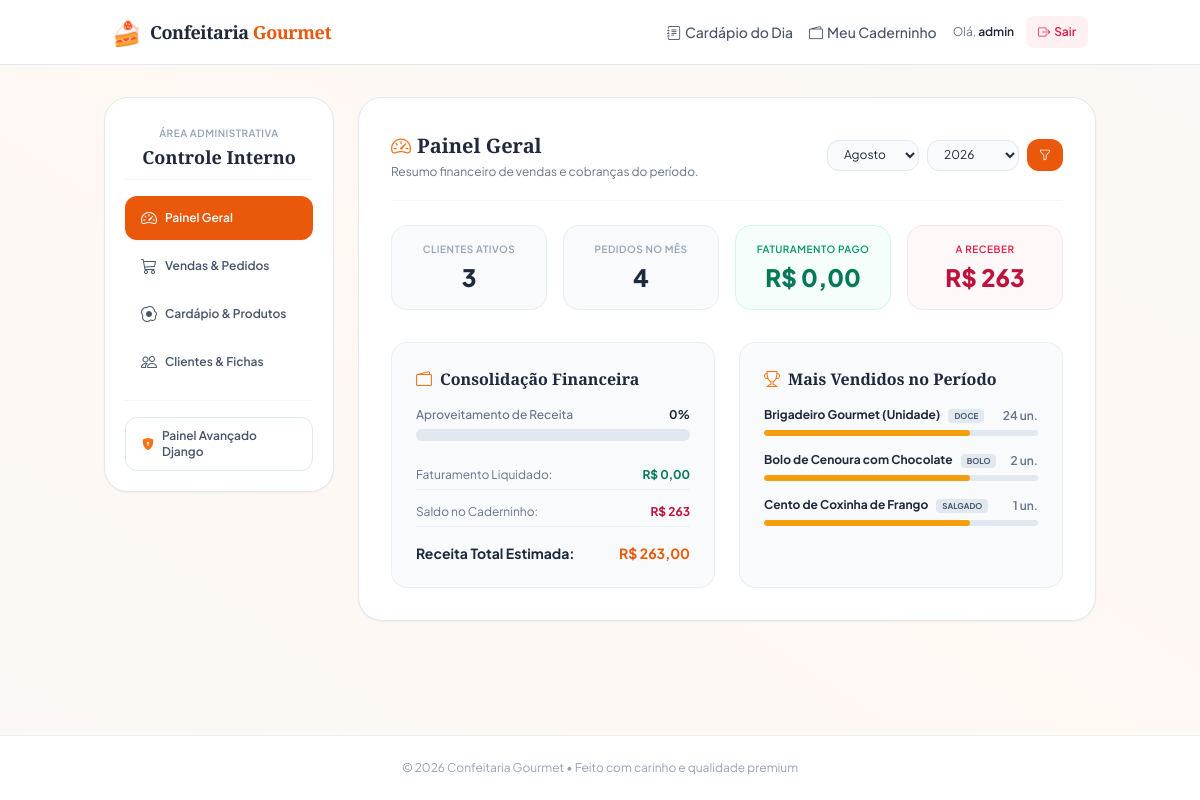
Screenshot of /painel/ (signed in) with the database file from the repository.
### caderninho/models.py (models this page shows, shortened)
class Produto(models.Model):
    CATEGORIA_CHOICES = [
        ('DOCE', 'Doce'),
        ('SALGADO', 'Salgado'),
        ('BOLO', 'Bolo'),
    ]
    nome = models.CharField(
        max_length=150,
        verbose_name="Nome do Produto"
    )
    categoria = models.CharField(
        max_length=10,
        choices=CATEGORIA_CHOICES,
        verbose_name="Categoria"
    )
    preco = models.DecimalField(
        max_length=10,
        max_digits=10,
        decimal_places=2,
        verbose_name="Preço Unitário"
    )
    descricao = models.TextField(
        blank=True,
        null=True,
        verbose_name="Descrição"
    )
    imagem = models.ImageField(
        upload_to='produtos/',
        blank=True,
        null=True,
        verbose_name="Imagem do Produto"
    )
    disponivel_hoje = models.BooleanField(
        default=True,
        verbose_name="Disponível Hoje"
    )
    limite_diario = models.PositiveIntegerField(
        default=0,
        help_text="Defina como 0 para produção ilimitada.",
        verbose_name="Limite de Produção Diário"
    )
    class Meta:
        verbose_name = "Produto"
        verbose_name_plural = "Produtos"
        ordering = ['nome']

### caderninho/views.py (the view)
# urls.py: path('painel/', views.admin_dashboard, name='admin_dashboard'),
@staff_member_required
def admin_dashboard(request):
    hoje = timezone.localtime(timezone.now())
    mes_str = request.GET.get('mes', str(hoje.month))
    ano_str = request.GET.get('ano', str(hoje.year))
    try:
        mes = int(mes_str)
        ano = int(ano_str)
    except ValueError:
        mes = hoje.month
        ano = hoje.year
    dados = obter_dados_dashboard(mes=mes, ano=ano)
    meses = [
        (1, 'Janeiro'), (2, 'Fevereiro'), (3, 'Março'), (4, 'Abril'),
        (5, 'Maio'), (6, 'Junho'), (7, 'Julho'), (8, 'Agosto'),
        (9, 'Setembro'), (10, 'Outubro'), (11, 'Novembro'), (12, 'Dezembro')
    ]
    anos = range(hoje.year - 2, hoje.year + 2)
    context = {
        **dados,
        'meses_list': meses,
        'anos_list': anos,
        'mes_atual_filtro': mes,
        'ano_atual_filtro': ano,
    }
    return render(request, 'caderninho/admin_dashboard.html', context)

### caderninho/views.py (called while the page is built)
def staff_member_required(view_func):
    decorator = user_passes_test(
        lambda u: u.is_active and u.is_staff,
        login_url='admin_login'
    )
    return decorator(view_func)

### caderninho/templates/caderninho/admin_dashboard.html (shortened to what this page needs)
{% extends 'caderninho/admin_base.html' %}
{% block admin_content %}
<div class="bg-white border border-slate-200 rounded-3xl p-6 sm:p-8 shadow-sm">
  <div class="flex flex-col sm:flex-row sm:items-center sm:justify-between gap-4 border-b border-slate-100 pb-5 mb-6">
    <div>
      <h2 class="text-xl font-serif font-bold text-slate-800 flex items-center gap-1.5 mt-0.5">
        <i class="bi bi-speedometer2 text-orange-500"></i> Painel Geral
      </h2>
      <p class="text-xs text-slate-500 mt-1">Resumo financeiro de vendas e cobranças do período.</p>
    </div>
    <form method="get" action="{% url 'admin_dashboard' %}" class="flex items-center gap-2">
      <select name="mes" class="bg-slate-50 border border-slate-200 rounded-xl px-3 py-1.5 text-xs text-slate-800 focus:outline-none focus:ring-2 focus:ring-orange-500 focus:bg-white transition">
        {% for num, nome_mes in meses_list %}
          <option value="{{ num }}" {% if num == mes_atual_filtro %}selected{% endif %}>{{ nome_mes }}</option>
        {% endfor %}
      </select>
      <select name="ano" class="bg-slate-50 border border-slate-200 rounded-xl px-3 py-1.5 text-xs text-slate-800 focus:outline-none focus:ring-2 focus:ring-orange-500 focus:bg-white transition">
        {% for a in anos_list %}
          <option value="{{ a }}" {% if a == ano_atual_filtro %}selected{% endif %}>{{ a }}</option>
        {% endfor %}
      </select>
      <button type="submit" class="bg-orange-600 hover:bg-orange-700 text-white font-semibold text-xs px-3 py-2 rounded-xl shadow-sm transition">
        <i class="bi bi-funnel"></i>
      </button>
    </form>
  </div>
  <div class="grid grid-cols-2 md:grid-cols-4 gap-4 mb-8">
    <div class="bg-slate-50 border border-slate-200/60 p-4 rounded-2xl text-center">
      <span class="text-[10px] font-semibold text-slate-400 uppercase tracking-wider block">Clientes Ativos</span>
      <strong class="text-xl sm:text-2xl font-extrabold text-slate-800 block mt-1">{{ total_clientes }}</strong>
    </div>
    <div class="bg-slate-50 border border-slate-200/60 p-4 rounded-2xl text-center">
      <span class="text-[10px] font-semibold text-slate-400 uppercase tracking-wider block">Pedidos no Mês</span>
      <strong class="text-xl sm:text-2xl font-extrabold text-slate-800 block mt-1">{{ total_pedidos }}</strong>
    </div>
    <div class="bg-emerald-50/50 border border-emerald-100 p-4 rounded-2xl text-center">
      <span class="text-[10px] font-semibold text-emerald-600 uppercase tracking-wider block">Faturamento Pago</span>
      <strong class="text-xl sm:text-2xl font-extrabold text-emerald-700 block mt-1">R$ {{ faturamento_pago }}</strong>
    </div>
    <div class="bg-rose-50/50 border border-rose-100 p-4 rounded-2xl text-center">
      <span class="text-[10px] font-semibold text-rose-600 uppercase tracking-wider block">A Receber</span>
      <strong class="text-xl sm:text-2xl font-extrabold text-rose-700 block mt-1">R$ {{ faturamento_receber }}</strong>
    </div>
  </div>
  <div class="grid grid-cols-1 md:grid-cols-2 gap-6">
    <div class="bg-slate-50 border border-slate-200/60 rounded-2xl p-5 sm:p-6">
      <h3 class="font-serif font-bold text-base text-slate-800 flex items-center gap-2 mb-4">
        <i class="bi bi-wallet2 text-orange-500"></i> Consolidação Financeira
      </h3>
      <div class="mb-5">
        <div class="flex justify-between items-center text-xs mb-1.5">
          <span class="font-medium text-slate-500">Aproveitamento de Receita</span>
          <span class="font-bold text-slate-800">
            {% if faturamento_total > 0 %}
              {% widthratio faturamento_pago faturamento_total 100 %}%
            {% else %}
              0%
            {% endif %}
          </span>
        </div>
        <div class="w-full bg-slate-200 h-3 rounded-full overflow-hidden">
        </div>
      </div>
      <ul class="space-y-2 text-xs">
        <li class="flex justify-between py-1.5 border-b border-slate-200/50">
          <span class="text-slate-500">Faturamento Liquidado:</span>
          <span class="font-bold text-emerald-700">R$ {{ faturamento_pago }}</span>
        </li>
        <li class="flex justify-between py-1.5 border-b border-slate-200/50">
          <span class="text-slate-500">Saldo no Caderninho:</span>
          <span class="font-bold text-rose-700">R$ {{ faturamento_receber }}</span>
        </li>
        <li class="flex justify-between pt-2 text-sm font-bold text-slate-800">
          <span>Receita Total Estimada:</span>
          <span class="text-orange-600">R$ {{ faturamento_total }}</span>
        </li>
      </ul>
    </div>
    <div class="bg-slate-50 border border-slate-200/60 rounded-2xl p-5 sm:p-6">
      <h3 class="font-serif font-bold text-base text-slate-800 flex items-center gap-2 mb-4">
        <i class="bi bi-trophy text-orange-500"></i> Mais Vendidos no Período
      </h3>
      {% if itens_vendidos %}
        <div class="space-y-4">
          {% for item in itens_vendidos %}
            <div>
              <div class="flex justify-between items-center text-xs mb-1.5">
                <div>
                  <strong class="text-slate-800">{{ item.produto__nome }}</strong>
                  <span class="bg-slate-200 text-slate-600 text-[8px] font-bold uppercase px-1.5 py-0.5 rounded ml-1.5">{{ item.produto__categoria }}</span>
                </div>
                <span class="font-semibold text-slate-500">{{ item.total_quantidade }} un.</span>
              </div>
              <div class="w-full bg-slate-200 h-1.5 rounded-full overflow-hidden">
                <div class="bg-amber-500 h-full rounded-full" style="width: 75%;"></div>
              </div>
            </div>
          {% endfor %}
        </div>
      {% else %}
        <div class="text-center py-6 text-slate-400 text-xs">
          <i class="bi bi-clipboard-x text-3xl block mb-2 text-slate-300"></i>
          Nenhuma venda registrada para este mês.
        </div>
      {% endif %}
    </div>
  </div>
</div>
{% endblock %}

### caderninho/templates/caderninho/base.html (shortened to what this page needs)
<!DOCTYPE html>
<html lang="pt-BR">
<head>
  <script src="https://cdn.tailwindcss.com"></script>
  <link rel="stylesheet" href="https://cdn.jsdelivr.net/npm/bootstrap-icons@1.10.5/font/bootstrap-icons.css">
</head>
<body class="bg-gradient-to-tr from-[#FAF8F5] via-[#FFF8F3] to-[#FAF8F5] text-[#0F172A] min-h-screen flex flex-col justify-between antialiased font-sans">
  <header class="bg-white border-b border-slate-200 sticky top-0 z-50">
    <div class="max-w-5xl mx-auto px-4 sm:px-6 h-16 flex items-center justify-between">
      <a href="{% url 'identificacao_cliente' %}" class="flex items-center gap-2">
        <span class="text-2xl">🍰</span>
        <span class="font-serif font-bold text-lg tracking-tight text-slate-800">Confeitaria <span class="text-orange-600">Gourmet</span></span>
      </a>
      <div class="flex items-center gap-4">
        {% if request.session.cliente_id %}
          <nav class="hidden md:flex items-center gap-4 text-sm font-medium">
            <a href="{% url 'cardapio' %}" class="text-slate-600 hover:text-slate-900 transition flex items-center gap-1">
              <i class="bi bi-journal-text"></i> Cardápio do Dia
            </a>
            <a href="{% url 'cliente_historico' %}" class="text-slate-600 hover:text-slate-900 transition flex items-center gap-1">
              <i class="bi bi-wallet2"></i> Meu Caderninho
            </a>
          </nav>
          <div class="flex items-center gap-3">
            <span class="text-xs text-slate-500 hidden sm:inline">
              Olá, <strong class="text-slate-800 font-semibold">{{ request.session.cliente_name }}</strong>
            </span>
            <a href="{% url 'deslogar_cliente' %}" class="inline-flex items-center gap-1 text-xs font-semibold text-rose-600 hover:text-rose-700 bg-rose-50 hover:bg-rose-100 px-3 py-2 rounded-lg transition">
              <i class="bi bi-box-arrow-right"></i> Sair
            </a>
          </div>
        {% endif %}
      </div>
    </div>
  </header>
  <main class="flex-grow max-w-5xl w-full mx-auto px-4 py-6 sm:py-8 {% if request.session.cliente_id %}pb-24 md:pb-8{% endif %}">
    {% block content %}{% endblock %}
  </main>
  <footer class="text-center py-6 text-xs text-slate-400 border-t border-slate-200/60 bg-white">
    <p>© 2026 Confeitaria Gourmet • Feito com carinho e qualidade premium</p>
  </footer>
</body>
</html>

### caderninho/templates/caderninho/base.html (style rules this page uses)
.form-control, input[type="text"], input[type="password"], input[type="tel"], input[type="number"], textarea, select { width: 100%; background-color: #F8FAFC; border: 1px solid #E2E8F0; border-radius: 0.75rem; padding: 0.625rem 0.875rem; font-size: 0.875rem; color: #0F172A; transition: all 0.2s; }

### rows the page displays
Produto: produto__nome "Brigadeiro Gourmet (Unidade)", produto__categoria "DOCE", total_quantidade "24"
Produto: produto__nome "Bolo de Cenoura com Chocolate", produto__categoria "BOLO", total_quantidade "2"
Produto: produto__nome "Cento de Coxinha de Frango", produto__categoria "SALGADO", total_quantidade "1"

### other values shown
{{ request.session.cliente_name }} "admin"
{{ total_clientes }} "3"
{{ total_pedidos }} "4"
{{ faturamento_pago }} "0,00"
{{ faturamento_receber }} "263"
{{ faturamento_total }} "263,00"
form field mes "Agosto"
form field ano "2026"
